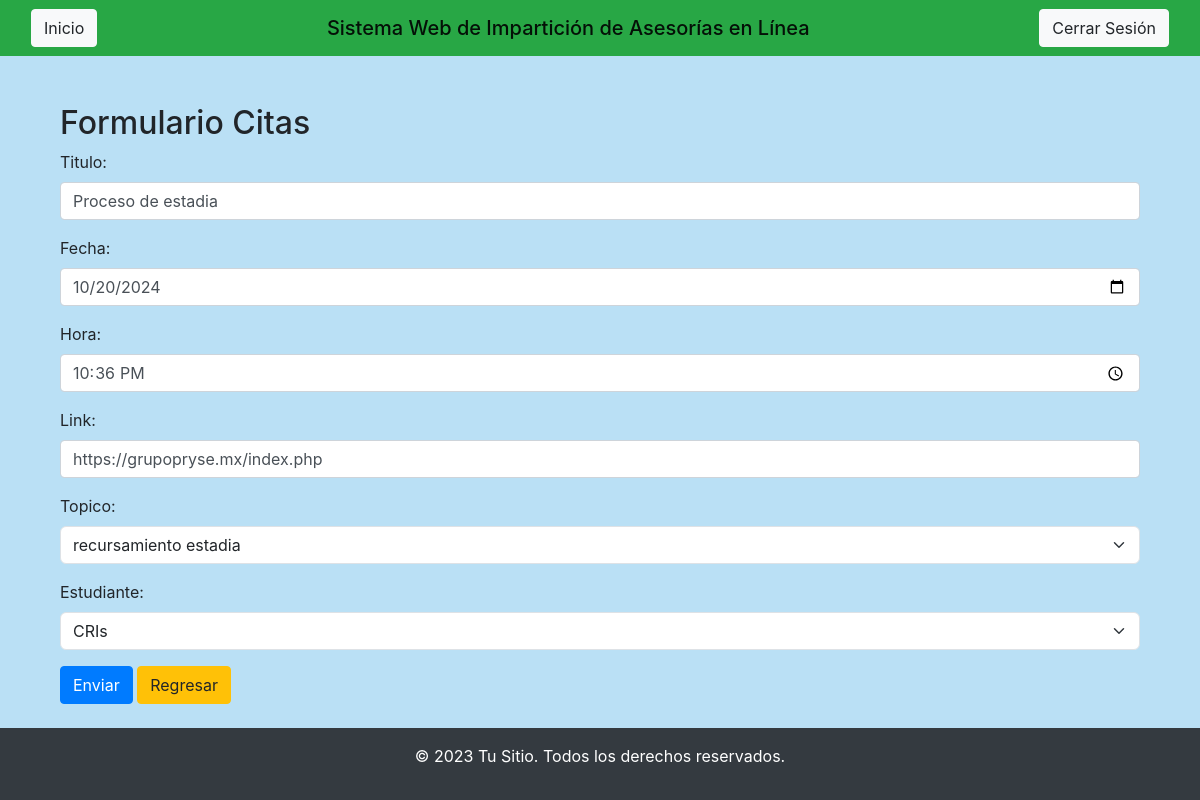
The page /Vista/DOCENTE/UPDATE/Update_Citas.php?id=4 (signed in) on the database its author committed.
### tables this page shows
CREATE TABLE `citas` (
  `ID_Cita` int(11) NOT NULL AUTO_INCREMENT,
  `Titulo` varchar(200) NOT NULL,
  `Fch_Cita` date NOT NULL,
  `Hora_Cita` time NOT NULL,
  `Link` text NOT NULL,
  `ID_Estudiante_Citado` int(11) DEFAULT NULL,
  `ID_Topicos` int(11) DEFAULT NULL,
  PRIMARY KEY (`ID_Cita`),
  KEY `ID_Estudiante_Citado` (`ID_Estudiante_Citado`),
  KEY `ID_Topicos` (`ID_Topicos`),
  CONSTRAINT `citas_ibfk_1` FOREIGN KEY (`ID_Estudiante_Citado`) REFERENCES `estudiante` (`ID_Usuario_E`),
  CONSTRAINT `citas_ibfk_2` FOREIGN KEY (`ID_Topicos`) REFERENCES `topicos` (`ID_Topico`)
);

### Vista/DOCENTE/UPDATE/Update_Citas.php (the view, shortened to what this page needs)
<?php include('head.php'); ?>
<?php
include('../../../Modelo/Conexion.php');
if (isset($_GET['id']) && !empty($_GET['id'])) {
    $id_citas = $_GET['id'];
    $conexion = (new Conectar())->conexion();
    $consulta = $conexion->prepare("SELECT *
                FROM
                    Citas C
                INNER JOIN
                    Estudiante E ON C.ID_Estudiante_Citado = E.ID_Usuario_E
                INNER JOIN
                    Topicos T ON C.ID_Topicos = T.ID_Topico
                WHERE
                    C.ID_Cita = ?");
    $consulta->bind_param("i", $id_citas);
    $consulta->execute();
    $resultado = $consulta->get_result();
    if ($row = $resultado->fetch_assoc()) {
    } else {
        echo "No se encontró ningún documento con la ID proporcionada.";
        exit;
    }
} else {
    echo "ID de documento no especificado.";
    exit;
}
?>
<div class="container mt-5">
        <h2>Formulario Citas</h2>
        <form action="../../../Controlador/DOCENTE/UPDATE/Funcion_Update_Citas.php" method="post" class="needs-validation" novalidate enctype="multipart/form-data">
            <div class="form-group">
                <label for="nombre_usuario_e">Titulo: </label>
                <input type="text" class="form-control" id="Titulo" name="Titulo" value="<?php echo htmlspecialchars($row['Titulo']); ?>" required>
            </div>
            <div class="form-group">
                <label for="nombre_usuario_e">Fecha: </label>
                <input type="date" class="form-control" id="fecha" name="fecha" value="<?php echo htmlspecialchars($row['Fch_Cita']); ?>" required>
            </div>
            <div class="form-group">
                <label for="nombre_usuario_e">Hora: </label>
                <input type="time" class="form-control" id="hora" name="hora" value="<?php echo htmlspecialchars($row['Hora_Cita']); ?>" required>
            </div>
            <div class="form-group">
                <label for="nombre_usuario_e">Link: </label>
                <input type="text" class="form-control" id="Link" name="Link" value="<?php echo htmlspecialchars($row['Link']); ?>" required>
            </div>
            <div class="mb-3">
                <label for="ID_Carrera" class="form-label">Topico:</label>
                <select class="form-select" id="ID_Topico" name="ID_Topico" required>
                    <?php
                        $busqueda_Topico = $conexion->query("SELECT ID_Topico, Nombre FROM Topicos");
                        while($resultado_Topico = $busqueda_Topico->fetch_assoc()){
                            $selected = ($row['ID_Topicos'] == $resultado_Topico['ID_Topico']) ? 'selected' : '';
                            echo "<option value='".$resultado_Topico['ID_Topico']."' $selected>".$resultado_Topico['Nombre']."</option>";
                        }
                    ?>
                </select>
            </div>
            <div class="mb-3">
                <label for="ID_Carrera" class="form-label">Estudiante:</label>
                <select class="form-select" id="ID_Estudiante" name="ID_Estudiante" required>
                    <?php
                        $busqueda_Estudiante = $conexion->query("SELECT ID_Usuario_E, Nombre_Usuario_E FROM Estudiante");
                        while($resultado_Estudiante = $busqueda_Estudiante->fetch_assoc()){
                            $selecteds = ($row['ID_Estudiante_Citado'] == $resultado_Estudiante['ID_Usuario_E']) ? 'selected' : '';
                            echo "<option value='".$resultado_Estudiante['ID_Usuario_E']."' $selecteds>".$resultado_Estudiante['Nombre_Usuario_E']."</option>";
                        }
                    ?>
                </select>
            </div>
        <button type="submit" class="btn btn-primary">Enviar</button>
        <a class="btn btn-warning" href="../Citas.php">Regresar</a>
    </form>
</div>
<?php include('footer.php'); ?>

### Vista/DOCENTE/UPDATE/head.php (style rules this page uses)
body { background: #bae0f5; }

### rows shown on the page
citas: Titulo "Proceso de estadia", fecha "10/20/2024", hora "22:36:00", Link "https://grupopryse.mx/index.php"

### other values the page prints
form field ID_Topico "recursamiento estadia"
form field ID_Estudiante "CRIs"
